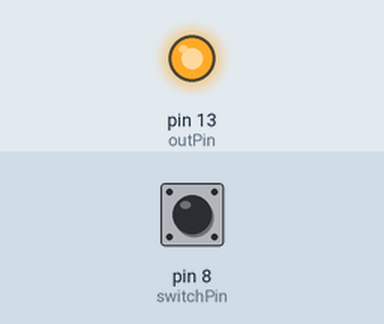
Simulated run of this sketch. Board: Arduino Uno, built with avr-gcc and run on an emulated ATmega328P. On the bench: output pins drawn as LEDs (lit = HIGH). The inputs (shaded band) are chosen by the test bench; at power-on: pin 8 (switchPin) HIGH.

Above: at 1.2 s.
1.3 s: pin 8 (switchPin) pulled LOW for 0.15 s
At 2.5 s:
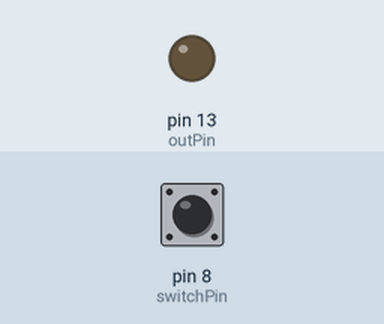
2.9 s: pin 8 (switchPin) pulled LOW for 1 s
At 4.9 s:
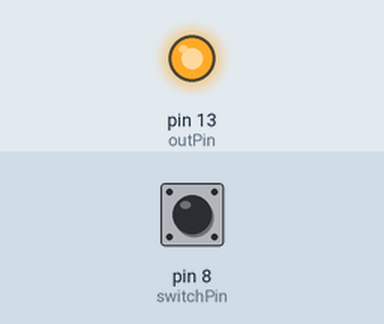
5.4 s: pin 8 (switchPin) pulled LOW for 3.2 s
At 9.7 s:
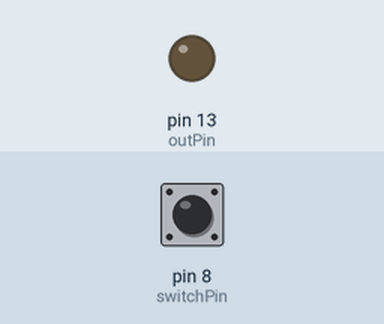
Timing chart, 0 to 11.2 s (numbered marks = the images above; inputs shaded):
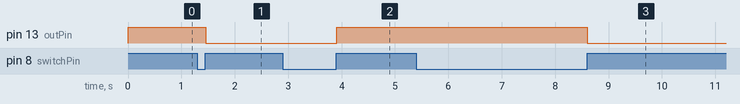

Measured:
- after the input at 1.3 s, pin 13 (outPin): HIGH → LOW after 0.16 s
- after the input at 2.9 s, pin 13 (outPin): LOW → HIGH after 1.0 s
- after the input at 5.4 s, pin 13 (outPin): HIGH → LOW after 3.2 s

The sketch:

switch_control.ino
```cpp
int switchPin = 8;
boolean lastButton = LOW;
boolean ledOn = LOW;
int outPin = 13;
void setup()
{
  pinMode(switchPin, INPUT);
  pinMode(outPin, OUTPUT);
}

boolean debounce(boolean last)
{
  boolean current = digitalRead(switchPin);
  if(current !=  last)
  {
      delay(5);
      current = digitalRead(switchPin);
  }
  return current; // return the steady state value
}

void loop()
{
  int current = debounce(lastButton);
  if( lastButton == LOW && current == HIGH ){
    ledOn = ! ledOn;
  }
  lastButton = current ;
  digitalWrite(outPin , ledOn);

}
```
